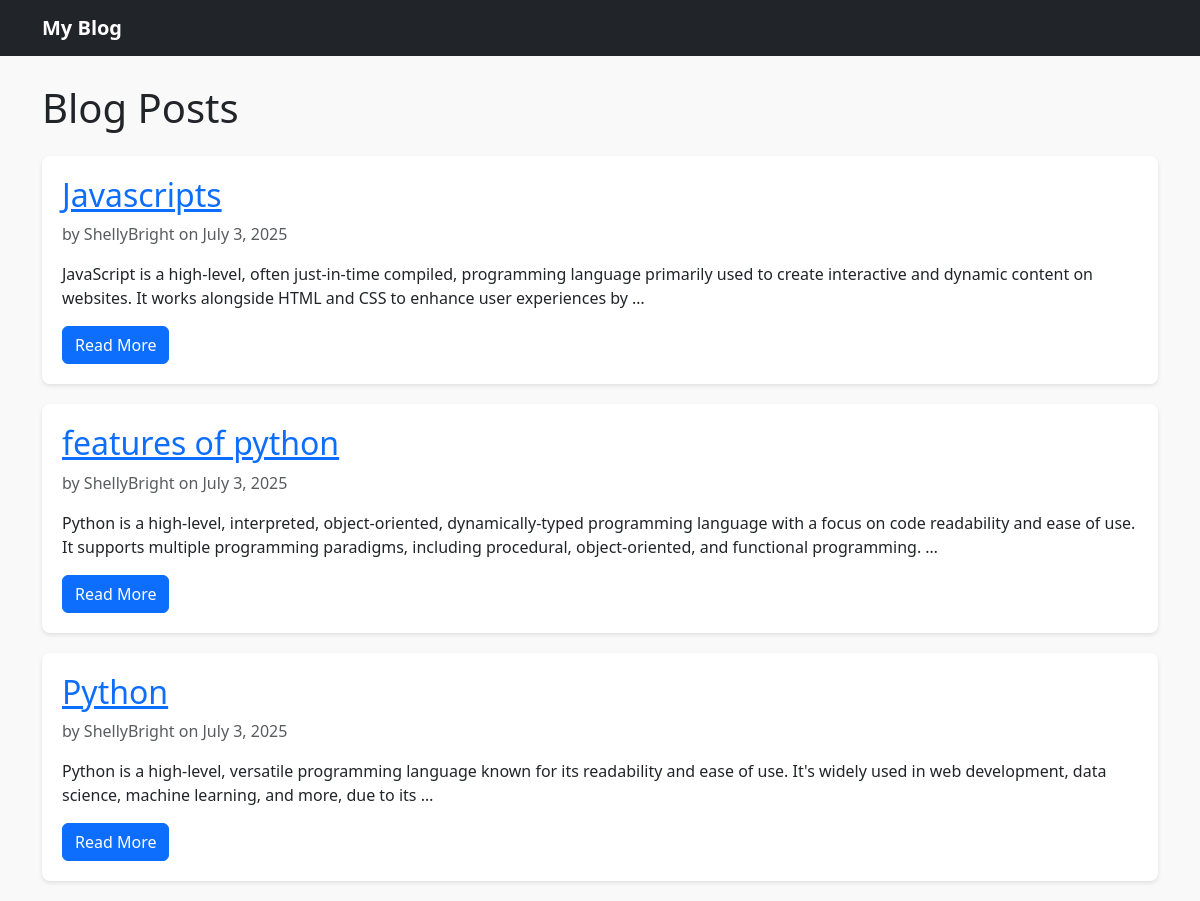
The page / on the database its author committed.
### blog/models.py (models this page shows, shortened)
class Post(models.Model):
    title = models.CharField(max_length=200)
    content = models.TextField()
    created_at = models.DateTimeField(auto_now_add=True)
    author = models.ForeignKey(User, on_delete=models.CASCADE)
    category = models.ForeignKey(Category, on_delete=models.SET_NULL, null=True, blank=True)
    tags = models.ManyToManyField(Tag, blank=True)

### blog/views.py (the view)
# urls.py: path('', views.post_list, name='post_list'),
def post_list(request):
    posts = Post.objects.all().order_by('-created_at')
    return render(request, 'blog/homepage.html', {'posts': posts})

### blog/templates/blog/homepage.html (shortened to what this page needs)
{% extends 'blog/base.html' %}
{% block content %}
<h1 class="my-4">Blog Posts</h1>
{% for post in posts %}
    <div class="blog-post">
        <h2><a href="{% url 'post_detail' post.pk %}">{{ post.title }}</a></h2>
        <p class="text-muted">by {{ post.author.username }} on {{ post.created_at|date:"F j, Y" }}</p>
        <p>{{ post.content|truncatewords:30 }}</p>
        <a class="btn btn-primary" href="{% url 'post_detail' post.pk %}">Read More</a>
    </div>
{% empty %}
    <p>No posts yet.</p>
{% endfor %}
{% endblock %}

### blog/templates/blog/base.html (style rules this page uses)
body { padding-top: 60px; background-color: #f9f9f9; }
.blog-post { background: #fff; padding: 20px; border-radius: 8px; margin-bottom: 20px; box-shadow: 0 2px 4px rgba(0,0,0,.1); }

### rows shown on the page
Post: title "Javascripts", author.username "ShellyBright", created_at "July 3, 2025", content "JavaScript is a high-level, often just-in-time compiled, programming language primarily used to create interactive and dynamic content on websites. It works alongside HTML and CSS to enhance user experiences by …"
Post: title "features of python", author.username "ShellyBright", created_at "July 3, 2025", content "Python is a high-level, interpreted, object-oriented, dynamically-typed programming language with a focus on code readability and ease of use. It supports multiple programming paradigms, including procedural, object-oriented, and functional programming. …"
Post: title "Python", author.username "ShellyBright", created_at "July 3, 2025", content "Python is a high-level, versatile programming language known for its readability and ease of use. It's widely used in web development, data science, machine learning, and more, due to its …"
